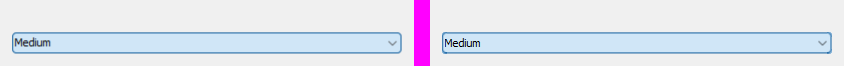
#> input picture docs/ui/looks/windows/combo_box_open_size_head-vs-ref.png, 844 x 66 px, given in place of combo_box_open_size_head-vs-ref.png.png, which was not available
$ python looks_shift.py ../docs/ui/looks/windows/combo_box_open_size_head-vs-ref.png
#> lines starting #> are read from the running program, lines starting #| are printed output that depends on the picture; after the words box and inside, x2 and y2 are one past the last pixel; in counts of white or black regions, pixels touching at a corner belong together; pictures that were not available may be replaced by others from this repository, and a replacement may not be noted
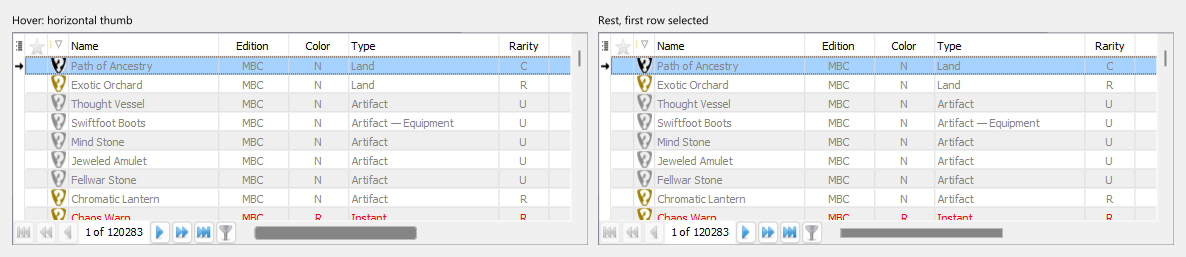
#> input picture docs/ui/looks/windows/data_grid_hover7.png, 1186 x 257 px, given in place of combo_box_open_size_head-vs-ref.png.png, which was not available
### scripts/looks_strict.py
"""Strict per-cell audit (round 12): `python -I scripts/looks_strict.py <sheet> ... [--dir windows-dark] [x0,y0,x1,y1 ...]`.

A reference flat pixel (scripts/looks_struct.py: in a run of 11 or more equal pixels, colour seen 30 or more times, not within 1 px of
ink) counts as off whenever OURS differs by more than 2 levels there. Unlike looks_cells.py before round 12 it does not AND the
reference's mask with ours' (that hid a reference flat pixel where ours is not flat, e.g. an anti-aliased corner).
Each off pixel is classed `text` when it lies inside a text line box (the ink lines of the reference or of ours at 100 levels from the cell
background, widened by 2 px; glyph shapes, ClearType against grayscale) and `chrome` otherwise. A cell passes with 0 chrome px off and
its ink boxes in agreement (looks_cells.agree at 60 and at 100 or 150). `x0,y0,x1,y1` arguments paint v3 artwork out of both images.
`--lum` measures ink boxes on luminance (ClearType fringes); `--only x0,y0,x1,y1` compares one rectangle. Prints every cell with its numbers: chrome off, text off, max error of each, where the worst chrome pixel is.
"""
import os
import sys
import numpy as np
from PIL import Image
from scipy import ndimage

HERE = os.path.dirname(os.path.abspath(__file__))
sys.path.insert(0, HERE)
import looks_cells as lc  # noqa: E402
import looks_struct  # noqa: E402

ROOT = lc.ROOT


# [29 lines left out: functions bad_lines, text_boxes, not called in this run]


def place(a, ours):
    """Where the reference cell `a` sits in `ours` (a sheet with other margins and captions): the offset (dx, dy) at which most of the cell's
    structural pixels (a subsample) are equal, searched over every offset the size difference allows."""
    h, w, _ = a.shape
#> h = 66; w = 844
    H, W, _ = ours.shape
#> H = 257; W = 1186
    if h > H or w > W:
        return None
    sm = looks_struct.struct_mask(a)
    ys, xs = np.where(sm)
    if len(ys) == 0:
        ys, xs = np.where(np.ones((h, w), bool))
    step = max(1, len(ys) // 3000)
    ys, xs = ys[::step], xs[::step]
    vals = a[ys, xs]
    best = None
    for dy in range(0, H - h + 1):
        for dx in range(0, W - w + 1):
            eq = float((np.abs(ours[ys + dy, xs + dx].astype(int) - vals.astype(int)).max(axis=1) <= 2).mean())
            if best is None or eq > best[0]:
                best = (eq, dx, dy)
    return best


# [95 lines left out: functions audit_placed, audit, not called in this run]


# [25 lines that do not run on import are left out]

### scripts/looks_struct.py
"""Structural diff of two same-size RGB images (used by the looks edit evals).

structural = a pixel of the reference that sits in a straight run of 11 or more equal pixels (row or column) whose colour
occurs at least 30 times, and that is not within 1 px of any other (ink) pixel; tolerance 2 levels per channel.
`struct_off(ref, ours, box)` returns (pixels off, max error, (x, y) of the worst) inside box = (x0, y0, x1, y1).
"""
import numpy as np


def flat_mask(a):
    run = run_mask(a)
    key = (a[:, :, 0].astype(np.int64) << 16) | (a[:, :, 1].astype(np.int64) << 8) | a[:, :, 2]
    vals, counts = np.unique(key, return_counts=True)
    common = set(vals[counts >= 30].tolist())
    return run & np.isin(key, list(common))


def run_mask(a):
    """Pixels in a row or column run of 11 or more equal pixels (any colour, any count)."""
    h, w, _ = a.shape
#> h = 66; w = 844
    key = (a[:, :, 0].astype(np.int64) << 16) | (a[:, :, 1].astype(np.int64) << 8) | a[:, :, 2]
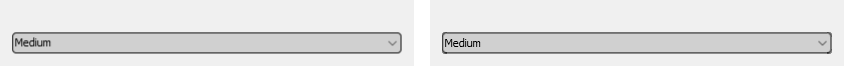
#> key: shape (66, 844) int64; min 0, max 16711935, mean 14770582; drawn with min black and max white
    run = np.zeros((h, w), bool)
    for y in range(h):
        x = 0
        while x < w:
            e = x
            while e + 1 < w and key[y, e + 1] == key[y, x]:
                e += 1
            if e - x + 1 >= 11:
                run[y, x:e + 1] = True
            x = e + 1
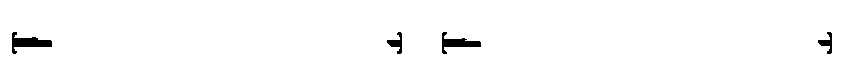
#> run: shape (66, 844) bool; 98.2% white; 4 black regions, box (x1, y1, x2, y2) and area: (12, 32, 52, 54) 380, (442, 32, 481, 54) 328, (387, 32, 402, 54) 144, (818, 32, 832, 54) 129
    for x in range(w):
        y = 0
        while y < h:
            e = y
            while e + 1 < h and key[e + 1, x] == key[y, x]:
                e += 1
            if e - y + 1 >= 11:
                run[y:e + 1, x] = True
            y = e + 1
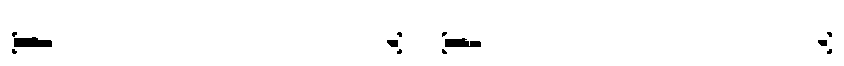
#> run: shape (66, 844) bool; 98.5% white; 12 black regions (7 under 20 px), largest, box (x1, y1, x2, y2) and area: (14, 37, 52, 47) 317, (445, 38, 481, 47) 255, (387, 40, 398, 47) 67, (818, 40, 827, 46) 48, (827, 49, 832, 54) 20
    return run


def struct_mask(a):
    flat = flat_mask(a)
#> in flat_mask, `vals, counts = np.unique(key, return_counts=True)`: vals = 391 values from 0 to 16711935; counts = 391 values, max 37496 at index 389, min 1 at index 2, mean 142.5
#> in flat_mask, `common = set(vals[counts >= 30].tolist())`: common = 12 items
#> in flat_mask, `return run & np.isin(key, list(common))`:
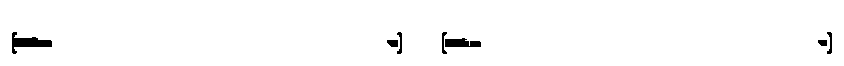
#> returned value: shape (66, 844) bool; 98.3% white; 7 black regions, largest, box (x1, y1, x2, y2) and area: (12, 32, 52, 54) 380, (445, 38, 481, 47) 255, (387, 40, 398, 47) 67
    ink = ~flat
    h, w = flat.shape
#> h = 66; w = 844
    pad = np.pad(ink, 1)
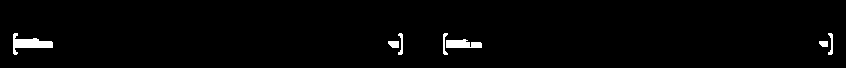
#> pad: shape (68, 846) bool; 1.6% white; 7 white regions, largest, box (x1, y1, x2, y2) and area: (13, 33, 53, 55) 380, (446, 39, 482, 48) 255, (388, 41, 399, 48) 67
    near = np.zeros_like(ink)
    for dy in (0, 1, 2):
        for dx in (0, 1, 2):
            near |= pad[dy:dy + h, dx:dx + w]
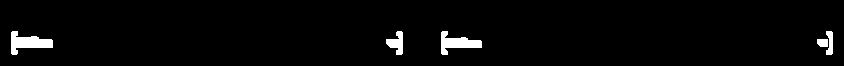
#> near: shape (66, 844) bool; 2.6% white; 5 white regions, box (x1, y1, x2, y2) and area: (11, 31, 53, 55) 521, (441, 31, 482, 55) 470, (386, 31, 403, 55) 234, (826, 31, 833, 55) 127, (817, 39, 828, 47) 82
    return flat & ~near


# [14 lines left out: function struct_off, not called in this run]

### scripts/looks_cells.py
"""Per-cell audit of a Windows sheet against its ref sheet, the way audit 3 counts it.

`python -I scripts/looks_cells.py <sheet> [<sheet> ...] [--dir windows|windows-dark] [-v]`

The ref sheet (docs/ui/looks/ref/windows/<sheet>.png) and our render (docs/ui/looks/windows/<sheet>.png) have the same size;
the ref's connected non-background regions (dilated by 2 px) are the cells. Per cell: structural pixels off (scripts/looks_struct.py,
tolerance 2 levels) with the worst error and its position, and whether the text ink boxes agree (pixels more than 60, 100 or 150 levels
from the cell background, lines grouped by rows; within 1 px at 60 and at one of the other two). A cell passes with 0 structural
pixels off and ink agreement.
"""
import os
import sys
import numpy as np
from PIL import Image
from scipy import ndimage

HERE = os.path.dirname(os.path.abspath(__file__))
sys.path.insert(0, HERE)
import looks_struct  # noqa: E402

ROOT = os.path.join(HERE, "..", "docs", "ui", "looks") + os.sep


def refpath(name):
    """The reference sheet of `name`: ref/windows-1to1/<name>.png (true 1:1 captures) when LOOKS_REF=windows-1to1 is set and the
    sheet exists there, else ref/windows/<name>.png (the old, resampled set, still the default)."""
    want = os.environ.get("LOOKS_REF", "windows")
    p = ROOT + "ref/%s/%s.png" % (want, name)
    return p if os.path.exists(p) else ROOT + "ref/windows/%s.png" % name


LUM = False  # --lum: ink boxes on the Rec.601 luminance, so ClearType colour fringes (a text artefact) do not count as ink


# [49 lines left out: functions lines, agree, cells, cellkey, not called in this run]


MASKS = []  # --mask x0,y0,x1,y1 (repeatable): v3 artwork (toolbar icons, neighbours) painted out of both images before comparing


# [42 lines left out: function audit, not called in this run]


# [15 lines that do not run on import are left out]

### scripts/looks_shift.py
"""Best (dx, dy) of our text against the reference, region by region: `python -I scripts/looks_shift.py <sheet> x0,y0,x1,y1 [...]`
(reference coordinates; our sheet is placed first like looks_1to1_eval). Prints, per region, the number of pixels off by more than 2 levels
at every shift from -2 to 2 in x and y, best first, and the figure at no shift."""
import os
import sys
import numpy as np
from PIL import Image

HERE = os.path.dirname(os.path.abspath(__file__))
sys.path.insert(0, HERE)
import looks_cells as lc  # noqa: E402
import looks_strict as ls  # noqa: E402


def main(sheet, boxes):
    ref = np.array(Image.open(lc.refpath(sheet)).convert("RGB")).astype(int)
    ours = np.array(Image.open(lc.ROOT + "windows/%s.png" % sheet).convert("RGB")).astype(int)
    if ref.shape == ours.shape:
        ox = oy = 0
    else:
        f = ls.place(ref.astype(np.uint8), ours.astype(np.uint8))
#> in place, `step = max(1, len(ys) // 3000)`: step = 18
#> in place, `ys, xs = ys[::step], xs[::step]`: ys = 3015 values from 0 to 65; xs = 3015 values, max 843 at index 1726, min 0 at index 0, mean 423.7
#> after the loop in place, `for dy in range(0, H - h + 1):`: best = (0.496, 342, 0)
#> f = (0.496, 342, 0)
        _, ox, oy = f
#> ox = 342; oy = 0
    for b in boxes:
        x0, y0, x1, y1 = b
        a = ref[y0:y1, x0:x1]
        res = []
        for dy in range(-2, 3):
            for dx in range(-2, 3):
                o = ours[oy + y0 + dy:oy + y1 + dy, ox + x0 + dx:ox + x1 + dx]
                res.append((int((np.abs(a - o).max(axis=2) > 2).sum()), dx, dy))
        zero = [r for r in res if r[1] == 0 and r[2] == 0][0]
        res.sort()
        print("%s  none %d  best %s" % (b, zero[0], res[:3]))


if __name__ == "__main__":
    args = [a for a in sys.argv[1:] if not a.startswith("--")]
    if "--ref" in sys.argv:
        i = sys.argv.index("--ref")
        os.environ["LOOKS_REF"] = sys.argv[i + 1]
        args = [a for a in args if a != sys.argv[i + 1]]
    main(args[0], [tuple(int(v) for v in a.split(",")) for a in args[1:]])
